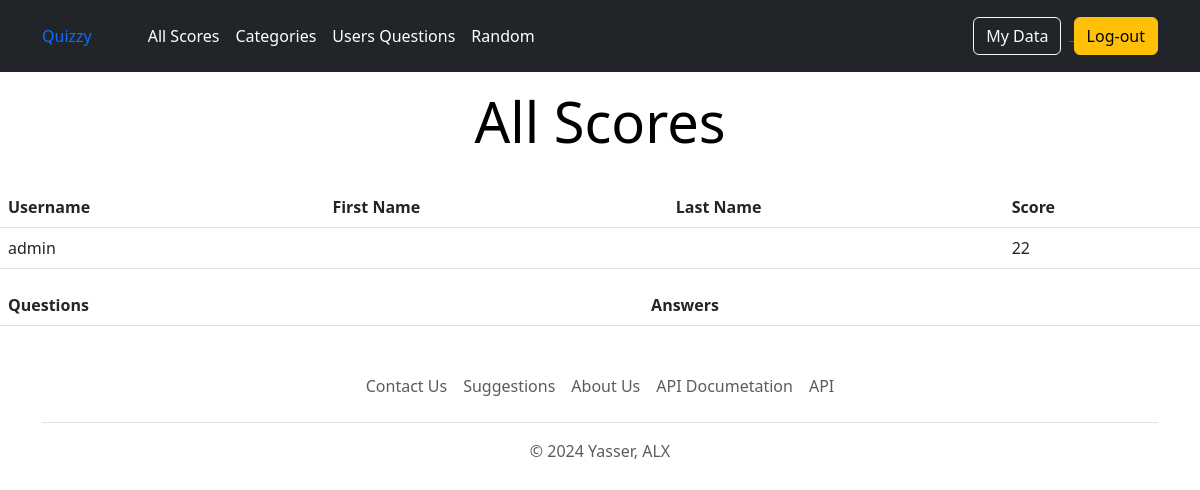
Page /user-data (signed in) on the earlier database version.
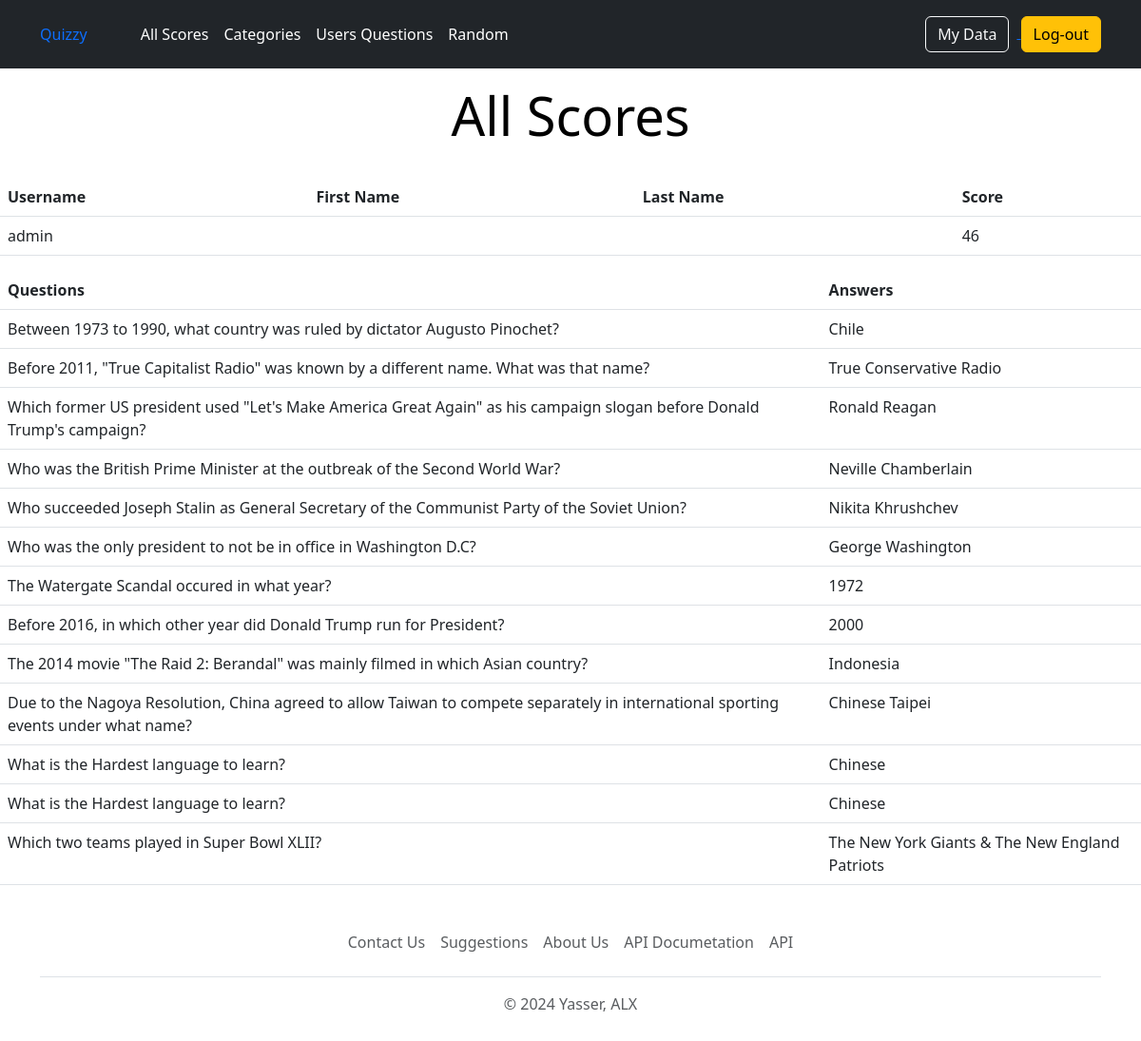
Same page on the later database version.
### users/models.py (models this page shows)
class UserProfile(models.Model):
    user = models.OneToOneField(User, on_delete=models.CASCADE)
    total_score = models.IntegerField(default=0)
    def __str__(self):
        return self.user.username

### webpages/models.py (models this page shows)
class OldQuestions(models.Model):
    user = models.ForeignKey(User, on_delete=models.CASCADE)
    Question = models.CharField(max_length=1000)
    Answer = models.CharField(max_length=1000)
    def __str__(self):
        return self.user.username

### webpages/views.py (the view)
# urls.py: path("user-data", views.data, name="userdata")
def data(request):
    all_data = OldQuestions.objects.filter(user=request.user)  # Get all questions associated with the logged-in user
    the_user = UserProfile.objects.get(user=request.user)  # Get the UserProfile of the logged-in user
    print(the_user)  # Print the user's profile data to the console (for debugging purposes)
    print(all_data)  # Print the user's questions data to the console (for debugging purposes)
    return render(request, "webpages/user_data.html", {"values": all_data, "userdata": the_user})  # Render the user's data page

### webpages/templates/webpages/user_data.html
{% extends "base.html" %}
{% block content%}
<div class="pricing-header p-3 pb-md-4 mx-auto text-center">
    <h1 class="display-4 fw-normal text-body-emphasis">All Scores</h1>
    </div>
    <div>
    <table class="table">
        <thead>
          <tr>
            <th scope="col">Username</th>
            <th scope="col">First Name</th>
            <th scope="col">Last Name</th>
            <th scope="col">Score</th>
          </tr>
        </thead>
        <tbody>
          <tr>
            <td scope="row">{{userdata.user.username}}</td>
            <td>{{userdata.user.first_name}}</td>
            <td>{{userdata.user.last_name}}</td>
            <td>{{userdata.total_score}}</td>
          </tr>
        </tbody>
      </table>
    </div>
    <div>
      <table class="table">
          <thead>
            <tr>
              <th scope="col">Questions</th>
              <th scope="col">Answers</th>
            </tr>
          </thead>
          <tbody>
              {% for value in values %}
            <tr>
              <td scope="row">{{value.Question}}</td>
              <td>{{value.Answer}}</td>
            </tr>
             {% endfor %}
          </tbody>
        </table>
      </div>
{%endblock%}

Differences in the rows shown:
changed UserProfile "admin": total_score "22" → "46"
added OldQuestions: Question "Between 1973 to 1990, what country was ruled by dictator Augusto Pinochet?", Answer "Chile"
added OldQuestions: Question "Before 2011, \"True Capitalist Radio\" was known by a different name. What was that name?", Answer "True Conservative Radio"
added OldQuestions: Question "Which former US president used \"Let's Make America Great Again\" as his campaign slogan before Donald Trump's campaign?", Answer "Ronald Reagan"
added OldQuestions: Question "Who was the British Prime Minister at the outbreak of the Second World War?", Answer "Neville Chamberlain"
added OldQuestions: Question "Who succeeded Joseph Stalin as General Secretary of the Communist Party of the Soviet Union?", Answer "Nikita Khrushchev"
added OldQuestions: Question "Who was the only president to not be in office in Washington D.C?", Answer "George Washington"
added OldQuestions: Question "The Watergate Scandal occured in what year?", Answer "1972"
added OldQuestions: Question "Before 2016, in which other year did Donald Trump run for President?", Answer "2000"
added OldQuestions: Question "The 2014 movie \"The Raid 2: Berandal\" was mainly filmed in which Asian country?", Answer "Indonesia"
added OldQuestions: Question "Due to the Nagoya Resolution, China agreed to allow Taiwan to compete separately in international sporting events under what name?", Answer "Chinese Taipei"
added OldQuestions: Question "What is the Hardest language to learn?", Answer "Chinese"
added OldQuestions: Question "What is the Hardest language to learn?", Answer "Chinese"
added OldQuestions: Question "Which two teams played in Super Bowl XLII?", Answer "The New York Giants & The New England Patriots"
